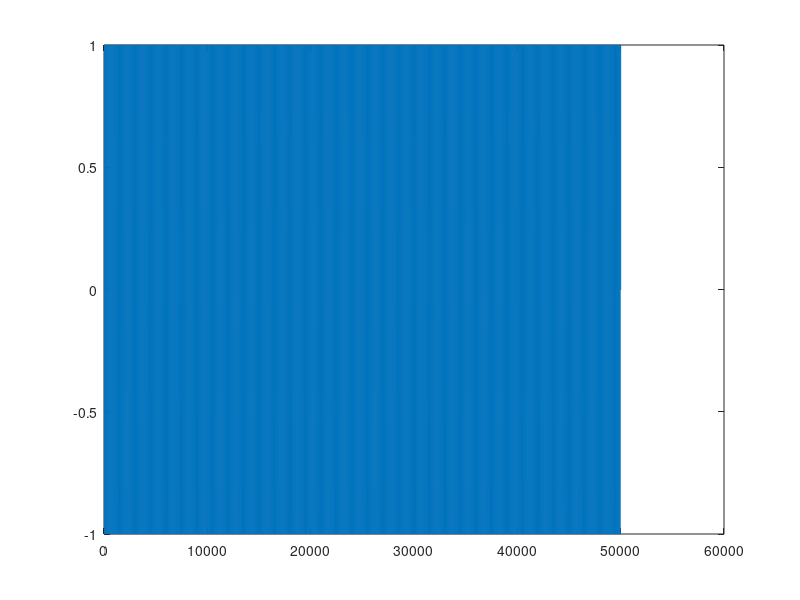

This chart was generated by the following MATLAB code: (Note: this script raises an error after producing the figure.)
y = zeros(1,1e6);
% y(1:10000) = 0;
% y(1e5:2e5) = 1;
% y(2e5:3e5) = -1;
% y(3e5:4e5) = 1;
% y(4e5:5e5) = -1;
% y(5e5:6e5) = 1;
% y(6e5:7e5) = -1;
% y(7e5:8e5) = 1;
% y(8e5:9e5) = -1;
% y(9e5:10e5) = 1;

x = 1:1e3;
y = cos(x*pi);
pw = 50;
out = conv(upsample(y,pw),ones(1,pw));
sample_freq = 1e6; % minimum .25 megasamples/sec
datarate = sample_freq/pw

plot(out)

write_usrp_data_file(out, 'data.dat')